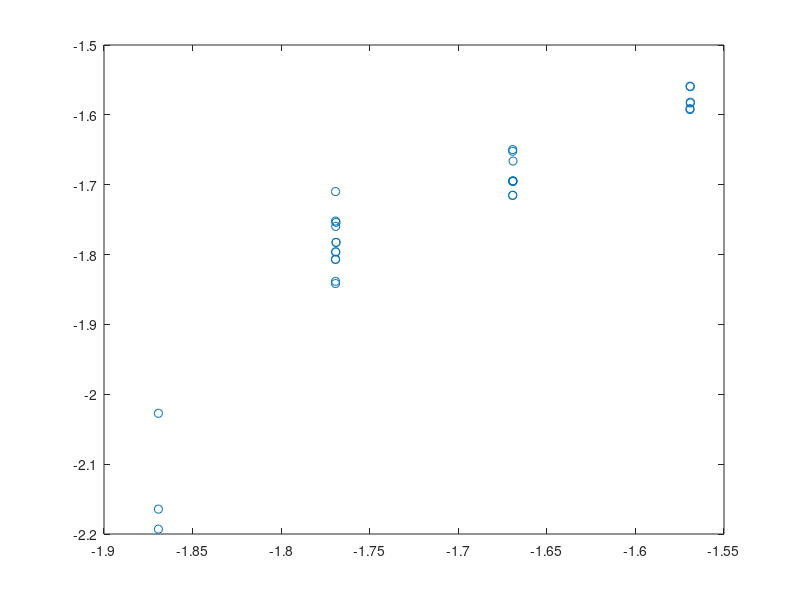

Here is the MATLAB script that generated this plot: (Note: this script raises an error after producing the figure.)
clear all, close all, clc

%% Load and tweak data
xdata = load('correct_angles.txt'); % Load the data, we can either store the joint 
                           % angles in a file or pass it directly
ydata = load('inverse_kin_angles.txt');
col = 5 ; % So we know which "joint" we are working on

x = xdata(:, col); % xdata contains all the tests results, thus why we only 
                 % use one column at a time
y = ydata(:, col); % Ideally y is the same as x (later we add Gaussian noise)

plot(x, y, 'o')

n = numel(x); % Returns the number of elements, n, in the array x
[max, min] = maxmin(xdata, col);

%% Slope and intercept  
% (we know the equation, just need to compute each individual component)

sum_x = sum(x);
sum_y = sum(y);
sum_xx = sum(x.*x);
sum_yy = sum(y.*y);
sum_xy = sum(x.*y);
sum_x2 = sum_x*sum_x;
sum_y2 = sum_y*sum_y;

m = (n*sum_xy - sum_x*sum_y)/(n*sum_xx - sum_x2); % Slope
c = (1/n)*(sum_y - m*sum_x); % Intercept

%% Compute the errors in fitting
s = sqrt((sum_yy - sum_y2/n-m*(sum_xy-sum_x*sum_y/n))/(n-2));
e_m = s*sqrt(n*sum_xx - sum_x2); % Error in slope
e_c = s*sqrt(sum_xx/(n*sum_xx - sum_x2)); %Error in intercept

% Correlation Coefficient, tells us how "good" is the fit
R = (sum_xy - sum_x*sum_y/n)/sqrt((sum_xx - sum_x2/n)*(sum_yy - sum_y2/n));

%% Coefficients
xn = linspace(min, max); % Generate linearly spaced vector

yn = m.*xn + c; % Best fit line

e_m
e_c
R

plot(xn, yn, 'LineWidth', 3, 'Color', 'k');
hold on
xlabel('correct(radians)');
ylabel('measured(radians)');
title('Joint 5')
plot(x, x, 'LineWidth', 1, 'Color', 'r'); % No errors
hold on
plot(x, y, 'x', 'Color', 'g');